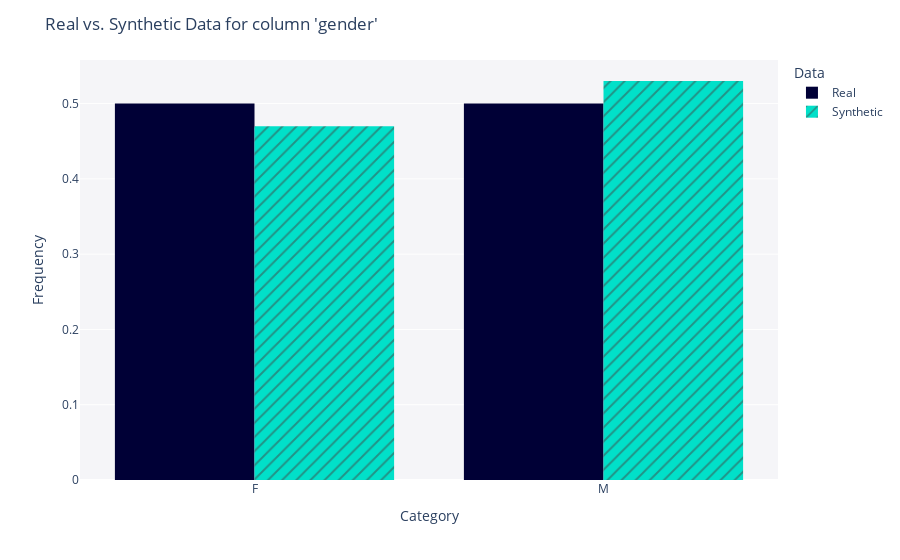

Here is the notebook cell this chart was saved with:
### Code cell
from sdv.evaluation.single_table import get_column_plot

fig = get_column_plot(
    real_data=patients_df,
    synthetic_data=synthetic_data2,
    column_name='gender',
    metadata=metadata
)

fig.show()

### Figure 1 — Plotly figure (JSON) as saved in the notebook; plotly's stock layout.template omitted (floating-point values rounded to 4 significant figures)
{"data": [{"alignmentgroup": "True", "bingroup": "x", "histnorm": "probability density", "hovertemplate": "<b>Real</b><br>Frequency: %{y}<extra></extra>", "legendgroup": "Real", "marker": {"color": "#000036", "pattern": {"shape": ""}}, "name": "Real", "offsetgroup": "Real", "orientation": "v", "showlegend": true, "type": "histogram", "x": ["F", "M", "M", "M", "F", "M", "M", "F", "M", "M", "F", "M", "M", "F", "M", "M", "F", "M", "M", "F", "F", "F", "F", "F", "M", "M", "F", "F", "M", "F", "F", "M", "F", "F", "F", "M", "M", "F", "M", "M", "M", "F", "M", "F", "M", "F", "F", "F", "M", "F", "F", "M", "F", "M", "F", "F", "M", "F", "M", "M", "F", "F", "F", "F", "F", "M", "F", "M", "F", "M", "F", "M", "M", "M", "M", "F", "F", "F", "F", "F", "F", "F", "F", "M", "M", "M", "M", "F", "F", "M", "F", "M", "M", "M", "M", "M", "F", "M", "M", "M"], "xaxis": "x", "yaxis": "y"}, {"alignmentgroup": "True", "bingroup": "x", "histnorm": "probability density", "hovertemplate": "<b>Synthetic</b><br>Frequency: %{y}<extra></extra>", "legendgroup": "Synthetic", "marker": {"color": "#01E0C9", "pattern": {"shape": "/"}}, "name": "Synthetic", "offsetgroup": "Synthetic", "orientation": "v", "showlegend": true, "type": "histogram", "x": ["M", "M", "M", "M", "F", "M", "M", "F", "F", "F", "F", "F", "F", "M", "M", "M", "F", "M", "M", "F", "F", "M", "F", "F", "M", "M", "M", "M", "M", "M", "F", "M", "M", "M", "M", "F", "F", "F", "M", "M", "F", "M", "M", "M", "M", "F", "F", "F", "F", "M", "M", "M", "M", "F", "M", "F", "M", "F", "M", "M", "M", "M", "M", "M", "F", "F", "F", "F", "F", "M", "F", "M", "F", "F", "M", "M", "M", "F", "F", "F", "F", "F", "M", "M", "M", "F", "M", "M", "F", "M", "F", "F", "F", "F", "F", "F", "F", "M", "F", "M"], "xaxis": "x", "yaxis": "y"}], "layout": {"barmode": "group", "legend": {"title": {"text": "Data"}, "tracegroupgap": 0}, "margin": {"t": 60}, "plot_bgcolor": "#F5F5F8", "title": {"text": "Real vs. Synthetic Data for column 'gender'"}, "xaxis": {"anchor": "y", "domain": [0, 1], "title": {"text": "Category"}}, "yaxis": {"anchor": "x", "domain": [0, 1], "title": {"text": "Frequency"}}}}
